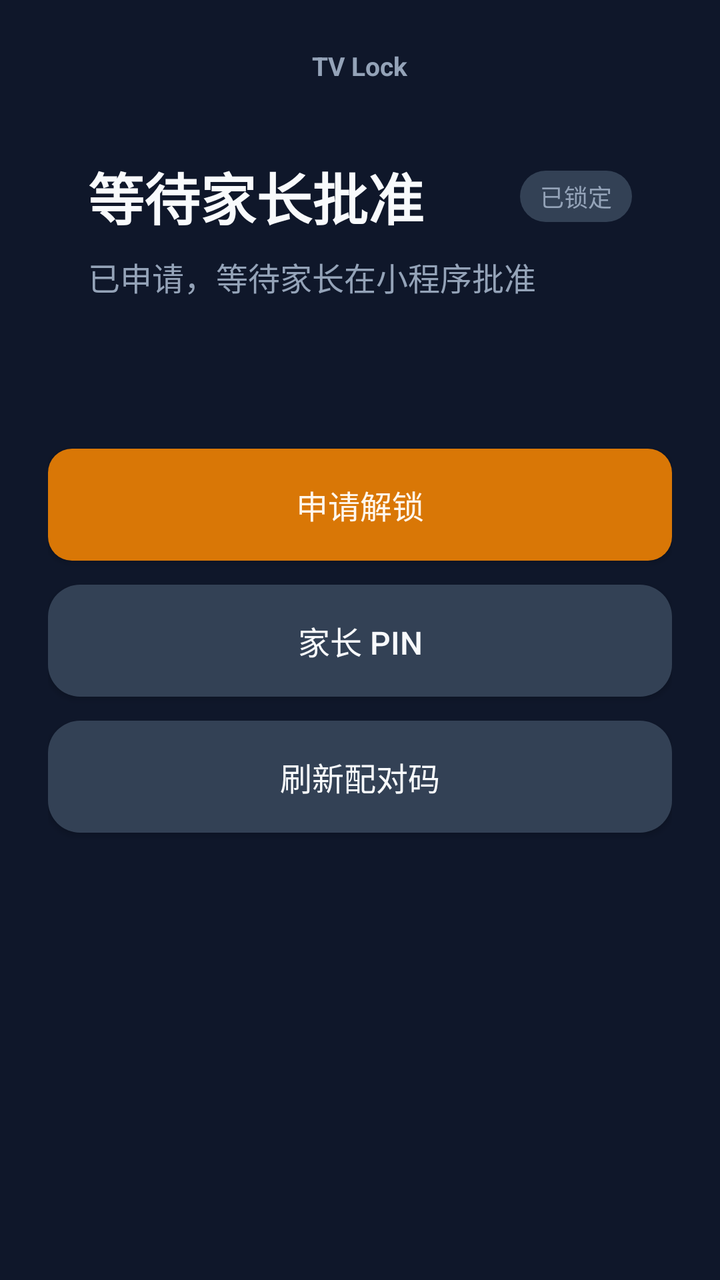
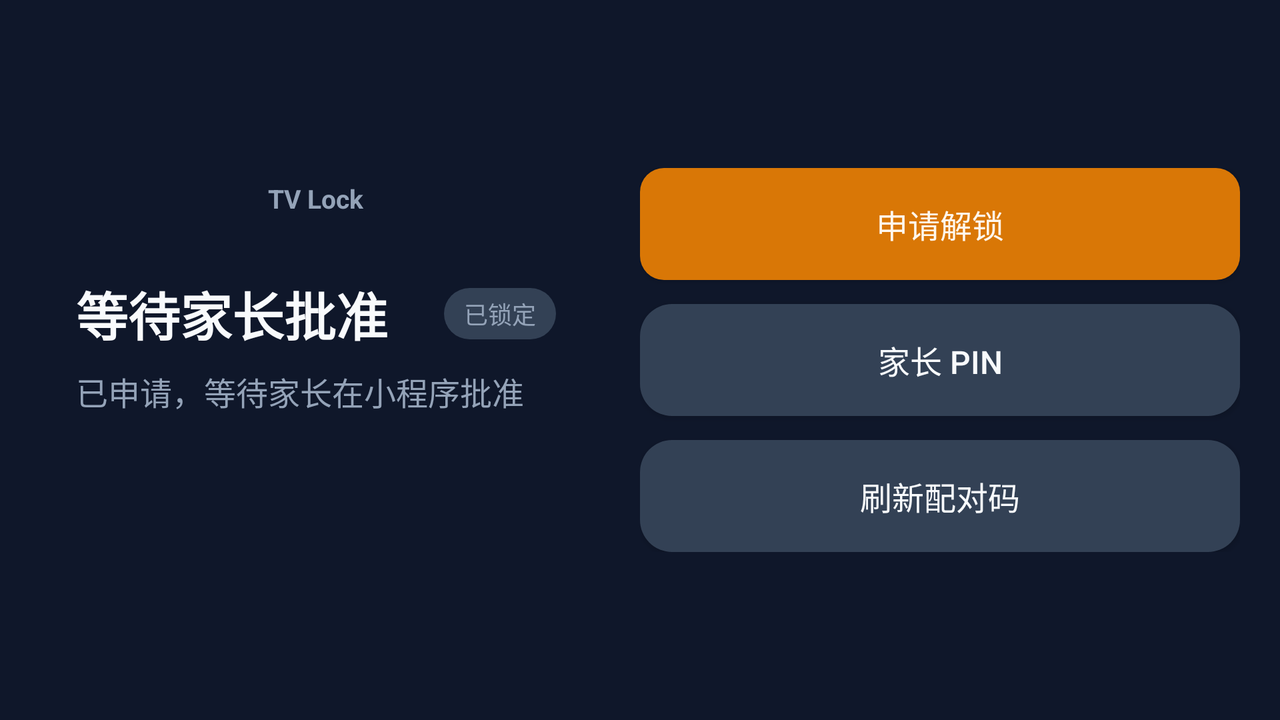

Two renders of one Android screen. The first uses the default layout on a phone; the second uses the alternative layout the repository ships for a different screen configuration, on a matching device. The two XML files are below.
<!-- AndroidManifest.xml: activity theme Theme.TvLock.Lock -->
<!-- res/layout/activity_lock.xml -->
<?xml version="1.0" encoding="utf-8"?>
<ScrollView xmlns:android="http://schemas.android.com/apk/res/android"
    xmlns:app="http://schemas.android.com/apk/res-auto"
    android:layout_width="match_parent"
    android:layout_height="match_parent"
    android:background="@color/bg"
    android:fillViewport="true">

    <LinearLayout
        android:layout_width="match_parent"
        android:layout_height="wrap_content"
        android:gravity="center_horizontal"
        android:orientation="vertical"
        android:padding="@dimen/lock_pad">

        <TextView
            android:id="@+id/brand"
            android:layout_width="wrap_content"
            android:layout_height="wrap_content"
            android:text="@string/app_name"
            android:textColor="@color/muted"
            android:textSize="@dimen/brand_size"
            android:textStyle="bold" />

        <LinearLayout
            android:id="@+id/statusCard"
            android:layout_width="match_parent"
            android:layout_height="wrap_content"
            android:layout_marginTop="16dp"
            android:background="@drawable/bg_card"
            android:orientation="vertical"
            android:padding="20dp">

            <LinearLayout
                android:layout_width="match_parent"
                android:layout_height="wrap_content"
                android:gravity="center_vertical"
                android:orientation="horizontal">

                <TextView
                    android:id="@+id/title"
                    android:layout_width="0dp"
                    android:layout_height="wrap_content"
                    android:layout_weight="1"
                    android:focusable="true"
                    android:paddingEnd="8dp"
                    android:text="@string/lock_title"
                    android:textColor="@color/text"
                    android:textSize="@dimen/title_size"
                    android:textStyle="bold" />

                <TextView
                    android:id="@+id/statusBadge"
                    android:layout_width="wrap_content"
                    android:layout_height="wrap_content"
                    android:background="@drawable/bg_pill"
                    android:paddingLeft="10dp"
                    android:paddingTop="4dp"
                    android:paddingRight="10dp"
                    android:paddingBottom="4dp"
                    android:text="已锁定"
                    android:textColor="@color/muted"
                    android:textSize="12sp" />
            </LinearLayout>

            <TextView
                android:id="@+id/subtitle"
                android:layout_width="match_parent"
                android:layout_height="wrap_content"
                android:layout_marginTop="8dp"
                android:text="@string/lock_pending"
                android:textColor="@color/muted"
                android:textSize="@dimen/body_size" />

            <TextView
                android:id="@+id/deviceId"
                android:layout_width="match_parent"
                android:layout_height="wrap_content"
                android:layout_marginTop="10dp"
                android:textColor="@color/muted"
                android:textSize="12sp" />
        </LinearLayout>

        <ImageView
            android:id="@+id/qr"
            android:layout_width="@dimen/qr_size"
            android:layout_height="@dimen/qr_size"
            android:layout_marginTop="24dp"
            android:background="@drawable/bg_card"
            android:contentDescription="pair qr"
            android:padding="12dp"
            android:visibility="gone" />

        <TextView
            android:id="@+id/pairCode"
            android:layout_width="wrap_content"
            android:layout_height="wrap_content"
            android:layout_marginTop="12dp"
            android:letterSpacing="0.18"
            android:textColor="@color/accent"
            android:textSize="@dimen/pair_code_size"
            android:textStyle="bold"
            android:visibility="gone" />

        <Button
            android:id="@+id/requestButton"
            android:layout_width="match_parent"
            android:layout_height="wrap_content"
            android:layout_marginTop="28dp"
            android:background="@drawable/btn_primary"
            app:backgroundTint="@null"
            android:focusable="true"
            android:minHeight="@dimen/btn_min_height"
            android:text="@string/request_unlock"
            android:textAllCaps="false"
            android:textColor="@color/accent_on"
            android:textSize="@dimen/body_size" />

        <Button
            android:id="@+id/pinButton"
            android:layout_width="match_parent"
            android:layout_height="wrap_content"
            android:layout_marginTop="12dp"
            android:background="@drawable/btn_ghost"
            app:backgroundTint="@null"
            android:focusable="true"
            android:minHeight="@dimen/btn_min_height"
            android:text="@string/pin_unlock"
            android:textAllCaps="false"
            android:textColor="@color/text"
            android:textSize="@dimen/body_size" />

        <Button
            android:id="@+id/refreshButton"
            android:layout_width="match_parent"
            android:layout_height="wrap_content"
            android:layout_marginTop="12dp"
            android:background="@drawable/btn_ghost"
            app:backgroundTint="@null"
            android:focusable="true"
            android:minHeight="@dimen/btn_min_height"
            android:text="@string/refresh_pair"
            android:textAllCaps="false"
            android:textColor="@color/text"
            android:textSize="@dimen/body_size" />

        <Button
            android:id="@+id/lockNowButton"
            android:layout_width="match_parent"
            android:layout_height="wrap_content"
            android:layout_marginTop="12dp"
            android:background="@drawable/btn_danger"
            app:backgroundTint="@null"
            android:focusable="true"
            android:minHeight="@dimen/btn_min_height"
            android:text="@string/lock_now"
            android:textAllCaps="false"
            android:textColor="@color/danger"
            android:textSize="@dimen/body_size"
            android:visibility="gone" />

        <Button
            android:id="@+id/uninstallButton"
            android:layout_width="match_parent"
            android:layout_height="wrap_content"
            android:layout_marginTop="12dp"
            android:background="@drawable/btn_danger"
            app:backgroundTint="@null"
            android:focusable="true"
            android:minHeight="@dimen/btn_min_height"
            android:text="@string/uninstall_app"
            android:textAllCaps="false"
            android:textColor="@color/danger"
            android:textSize="@dimen/body_size"
            android:visibility="gone" />
    </LinearLayout>
</ScrollView>
<!-- resources referenced by this layout -->
<resources>
  <color name="accent">#D97706</color>
  <color name="accent_on">#FFF7ED</color>
  <color name="bg">#0F172A</color>
  <color name="danger">#FCA5A5</color>
  <color name="muted">#94A3B8</color>
  <color name="text">#F8FAFC</color>
  <dimen name="body_size">16sp</dimen>
  <dimen name="brand_size">13sp</dimen>
  <dimen name="btn_min_height">56dp</dimen>
  <dimen name="lock_pad">24dp</dimen>
  <dimen name="pair_code_size">28sp</dimen>
  <dimen name="qr_size">220dp</dimen>
  <dimen name="title_size">28sp</dimen>
  <!-- drawable bg_pill (drawable) -->
  <?xml version="1.0" encoding="utf-8"?>
  <shape xmlns:android="http://schemas.android.com/apk/res/android" android:shape="rectangle">
      <solid android:color="@color/border" />
      <corners android:radius="999dp" />
  </shape>
  <!-- drawable btn_ghost (drawable) -->
  <?xml version="1.0" encoding="utf-8"?>
  <selector xmlns:android="http://schemas.android.com/apk/res/android">
      <item android:state_focused="true">
          <shape android:shape="rectangle">
              <solid android:color="@color/border" />
              <corners android:radius="16dp" />
              <stroke android:width="2dp" android:color="@color/accent" />
          </shape>
      </item>
      <item>
          <shape android:shape="rectangle">
              <solid android:color="@color/border" />
              <corners android:radius="16dp" />
          </shape>
      </item>
  </selector>
  <!-- drawable btn_primary (drawable) -->
  <?xml version="1.0" encoding="utf-8"?>
  <selector xmlns:android="http://schemas.android.com/apk/res/android">
      <item android:state_focused="true">
          <shape android:shape="rectangle">
              <solid android:color="#FFC85A" />
              <corners android:radius="12dp" />
              <stroke android:width="3dp" android:color="#FFFFFF" />
          </shape>
      </item>
      <item>
          <shape android:shape="rectangle">
              <solid android:color="@color/accent" />
              <corners android:radius="12dp" />
          </shape>
      </item>
  </selector>
  <string name="app_name">TV Lock</string>
  <string name="lock_now">立即回锁</string>
  <string name="lock_pending">已申请，等待家长在小程序批准</string>
  <string name="lock_title">等待家长批准</string>
  <string name="pin_unlock">家长 PIN</string>
  <string name="refresh_pair">刷新配对码</string>
  <string name="request_unlock">申请解锁</string>
  <string name="uninstall_app">卸载本应用</string>
  <style name="Theme.TvLock.Lock" parent="Theme.TvLock">
          <item name="android:windowFullscreen">true</item>
          <item name="android:windowSwipeToDismiss">false</item>
          <item name="android:keepScreenOn">true</item>
          <item name="android:windowDisablePreview">true</item>
          <item name="android:windowAnimationStyle">@null</item>
      </style>
  <color name="border">#334155</color>
  <color name="danger_bg">#3F1D1D</color>
  <color name="danger_border">#7F1D1D</color>
  <style name="Theme.TvLock.Dialog" parent="Theme.MaterialComponents.Dialog">
          <item name="android:windowBackground">@android:color/transparent</item>
          <item name="android:windowIsFloating">true</item>
          <item name="colorPrimary">@color/accent</item>
          <item name="colorOnPrimary">@color/accent_on</item>
          <item name="android:textColor">@color/text</item>
          <item name="android:textColorPrimary">@color/text</item>
      </style>
  <style name="Widget.TvLock.Button" parent="Widget.MaterialComponents.Button">
          <item name="backgroundTint">@null</item>
          <item name="android:textAllCaps">false</item>
          <item name="android:letterSpacing">0</item>
          <item name="cornerRadius">16dp</item>
      </style>
  <!-- some entries are left out for length -->
</resources>
<!-- res/layout-land/activity_lock.xml (the repository's variant of the layout above) -->
<!-- drawn on the phone turned sideways -->
<?xml version="1.0" encoding="utf-8"?>
<LinearLayout xmlns:android="http://schemas.android.com/apk/res/android"
    xmlns:app="http://schemas.android.com/apk/res-auto"
    android:layout_width="match_parent"
    android:layout_height="match_parent"
    android:background="@color/bg"
    android:baselineAligned="false"
    android:gravity="center"
    android:orientation="horizontal"
    android:padding="@dimen/lock_pad">

    <LinearLayout
        android:layout_width="0dp"
        android:layout_height="match_parent"
        android:layout_marginEnd="@dimen/lock_gutter"
        android:layout_weight="1"
        android:gravity="center"
        android:orientation="vertical">

        <TextView
            android:id="@+id/brand"
            android:layout_width="wrap_content"
            android:layout_height="wrap_content"
            android:text="@string/app_name"
            android:textColor="@color/muted"
            android:textSize="@dimen/brand_size"
            android:textStyle="bold" />

        <LinearLayout
            android:id="@+id/statusCard"
            android:layout_width="match_parent"
            android:layout_height="wrap_content"
            android:layout_marginTop="12dp"
            android:background="@drawable/bg_card"
            android:orientation="vertical"
            android:padding="18dp">

            <LinearLayout
                android:layout_width="match_parent"
                android:layout_height="wrap_content"
                android:gravity="center_vertical"
                android:orientation="horizontal">

                <TextView
                    android:id="@+id/title"
                    android:layout_width="0dp"
                    android:layout_height="wrap_content"
                    android:layout_weight="1"
                    android:focusable="false"
                    android:paddingEnd="8dp"
                    android:text="@string/lock_title"
                    android:textColor="@color/text"
                    android:textSize="@dimen/title_size"
                    android:textStyle="bold" />

                <TextView
                    android:id="@+id/statusBadge"
                    android:layout_width="wrap_content"
                    android:layout_height="wrap_content"
                    android:background="@drawable/bg_pill"
                    android:paddingLeft="10dp"
                    android:paddingTop="4dp"
                    android:paddingRight="10dp"
                    android:paddingBottom="4dp"
                    android:text="已锁定"
                    android:textColor="@color/muted"
                    android:textSize="12sp" />
            </LinearLayout>

            <TextView
                android:id="@+id/subtitle"
                android:layout_width="match_parent"
                android:layout_height="wrap_content"
                android:layout_marginTop="8dp"
                android:text="@string/lock_pending"
                android:textColor="@color/muted"
                android:textSize="@dimen/body_size" />

            <TextView
                android:id="@+id/deviceId"
                android:layout_width="match_parent"
                android:layout_height="wrap_content"
                android:layout_marginTop="8dp"
                android:textColor="@color/muted"
                android:textSize="12sp" />
        </LinearLayout>

        <LinearLayout
            android:layout_width="wrap_content"
            android:layout_height="wrap_content"
            android:layout_marginTop="20dp"
            android:gravity="center_vertical"
            android:orientation="horizontal">

            <ImageView
                android:id="@+id/qr"
                android:layout_width="@dimen/qr_size"
                android:layout_height="@dimen/qr_size"
                android:background="@drawable/bg_card"
                android:contentDescription="pair qr"
                android:padding="10dp"
                android:visibility="gone" />

            <TextView
                android:id="@+id/pairCode"
                android:layout_width="wrap_content"
                android:layout_height="wrap_content"
                android:layout_marginStart="20dp"
                android:letterSpacing="0.16"
                android:textColor="@color/accent"
                android:textSize="@dimen/pair_code_size"
                android:textStyle="bold"
                android:visibility="gone" />
        </LinearLayout>
    </LinearLayout>

    <LinearLayout
        android:layout_width="@dimen/action_col_width"
        android:layout_height="wrap_content"
        android:orientation="vertical">

        <Button
            android:id="@+id/requestButton"
            android:layout_width="match_parent"
            android:layout_height="wrap_content"
            android:background="@drawable/btn_primary"
            android:defaultFocusHighlightEnabled="false"
            android:focusable="true"
            android:focusedByDefault="true"
            android:minHeight="@dimen/btn_min_height"
            android:nextFocusDown="@id/pinButton"
            android:text="@string/request_unlock"
            android:textAllCaps="false"
            android:textColor="@color/accent_on"
            android:textSize="@dimen/body_size"
            app:backgroundTint="@null" />

        <Button
            android:id="@+id/pinButton"
            android:layout_width="match_parent"
            android:layout_height="wrap_content"
            android:layout_marginTop="12dp"
            android:background="@drawable/btn_ghost"
            android:defaultFocusHighlightEnabled="false"
            android:focusable="true"
            android:minHeight="@dimen/btn_min_height"
            android:nextFocusUp="@id/requestButton"
            android:nextFocusDown="@id/refreshButton"
            android:text="@string/pin_unlock"
            android:textAllCaps="false"
            android:textColor="@color/text"
            android:textSize="@dimen/body_size"
            app:backgroundTint="@null" />

        <Button
            android:id="@+id/refreshButton"
            android:layout_width="match_parent"
            android:layout_height="wrap_content"
            android:layout_marginTop="12dp"
            android:background="@drawable/btn_ghost"
            android:defaultFocusHighlightEnabled="false"
            android:focusable="true"
            android:minHeight="@dimen/btn_min_height"
            android:nextFocusUp="@id/pinButton"
            android:nextFocusDown="@id/lockNowButton"
            android:text="@string/refresh_pair"
            android:textAllCaps="false"
            android:textColor="@color/text"
            android:textSize="@dimen/body_size"
            app:backgroundTint="@null" />

        <Button
            android:id="@+id/lockNowButton"
            android:layout_width="match_parent"
            android:layout_height="wrap_content"
            android:layout_marginTop="12dp"
            android:background="@drawable/btn_danger"
            android:defaultFocusHighlightEnabled="false"
            android:focusable="true"
            android:minHeight="@dimen/btn_min_height"
            android:nextFocusUp="@id/refreshButton"
            android:nextFocusDown="@id/uninstallButton"
            android:text="@string/lock_now"
            android:textAllCaps="false"
            android:textColor="@color/danger"
            android:textSize="@dimen/body_size"
            android:visibility="gone"
            app:backgroundTint="@null" />

        <Button
            android:id="@+id/uninstallButton"
            android:layout_width="match_parent"
            android:layout_height="wrap_content"
            android:layout_marginTop="12dp"
            android:background="@drawable/btn_danger"
            android:defaultFocusHighlightEnabled="false"
            android:focusable="true"
            android:minHeight="@dimen/btn_min_height"
            android:nextFocusUp="@id/lockNowButton"
            android:text="@string/uninstall_app"
            android:textAllCaps="false"
            android:textColor="@color/danger"
            android:textSize="@dimen/body_size"
            android:visibility="gone"
            app:backgroundTint="@null" />
    </LinearLayout>
</LinearLayout>
<!-- resources referenced by the variant -->
<!-- as the phone turned sideways resolves them -->
<resources>
  <color name="accent">#D97706</color>
  <color name="accent_on">#FFF7ED</color>
  <color name="bg">#0F172A</color>
  <color name="danger">#FCA5A5</color>
  <color name="muted">#94A3B8</color>
  <color name="text">#F8FAFC</color>
  <!-- from res/values-land/ -->
  <dimen name="action_col_width">300dp</dimen>
  <!-- from res/values-land/ -->
  <dimen name="body_size">16sp</dimen>
  <!-- from res/values-land/ -->
  <dimen name="brand_size">13sp</dimen>
  <!-- from res/values-land/ -->
  <dimen name="btn_min_height">56dp</dimen>
  <!-- from res/values-land/ -->
  <dimen name="lock_gutter">24dp</dimen>
  <!-- from res/values-land/ -->
  <dimen name="lock_pad">20dp</dimen>
  <!-- from res/values-land/ -->
  <dimen name="pair_code_size">32sp</dimen>
  <!-- from res/values-land/ -->
  <dimen name="qr_size">168dp</dimen>
  <!-- from res/values-land/ -->
  <dimen name="title_size">26sp</dimen>
  <!-- drawable bg_pill (drawable) -->
  <?xml version="1.0" encoding="utf-8"?>
  <shape xmlns:android="http://schemas.android.com/apk/res/android" android:shape="rectangle">
      <solid android:color="@color/border" />
      <corners android:radius="999dp" />
  </shape>
  <!-- drawable btn_primary (drawable) -->
  <?xml version="1.0" encoding="utf-8"?>
  <selector xmlns:android="http://schemas.android.com/apk/res/android">
      <item android:state_focused="true">
          <shape android:shape="rectangle">
              <solid android:color="#FFC85A" />
              <corners android:radius="12dp" />
              <stroke android:width="3dp" android:color="#FFFFFF" />
          </shape>
      </item>
      <item>
          <shape android:shape="rectangle">
              <solid android:color="@color/accent" />
              <corners android:radius="12dp" />
          </shape>
      </item>
  </selector>
  <string name="app_name">TV Lock</string>
  <string name="lock_now">立即回锁</string>
  <string name="lock_pending">已申请，等待家长在小程序批准</string>
  <string name="lock_title">等待家长批准</string>
  <string name="pin_unlock">家长 PIN</string>
  <string name="refresh_pair">刷新配对码</string>
  <string name="request_unlock">申请解锁</string>
  <string name="uninstall_app">卸载本应用</string>
  <style name="Theme.TvLock.Lock" parent="Theme.TvLock">
          <item name="android:windowFullscreen">true</item>
          <item name="android:windowSwipeToDismiss">false</item>
          <item name="android:keepScreenOn">true</item>
          <item name="android:windowDisablePreview">true</item>
          <item name="android:windowAnimationStyle">@null</item>
      </style>
  <color name="border">#334155</color>
  <color name="danger_bg">#3F1D1D</color>
  <color name="danger_border">#7F1D1D</color>
  <style name="Theme.TvLock.Dialog" parent="Theme.MaterialComponents.Dialog">
          <item name="android:windowBackground">@android:color/transparent</item>
          <item name="android:windowIsFloating">true</item>
          <item name="colorPrimary">@color/accent</item>
          <item name="colorOnPrimary">@color/accent_on</item>
          <item name="android:textColor">@color/text</item>
          <item name="android:textColorPrimary">@color/text</item>
      </style>
  <style name="Widget.TvLock.Button" parent="Widget.MaterialComponents.Button">
          <item name="backgroundTint">@null</item>
          <item name="android:textAllCaps">false</item>
          <item name="android:letterSpacing">0</item>
          <item name="cornerRadius">16dp</item>
      </style>
  <!-- some entries are left out for length -->
</resources>
